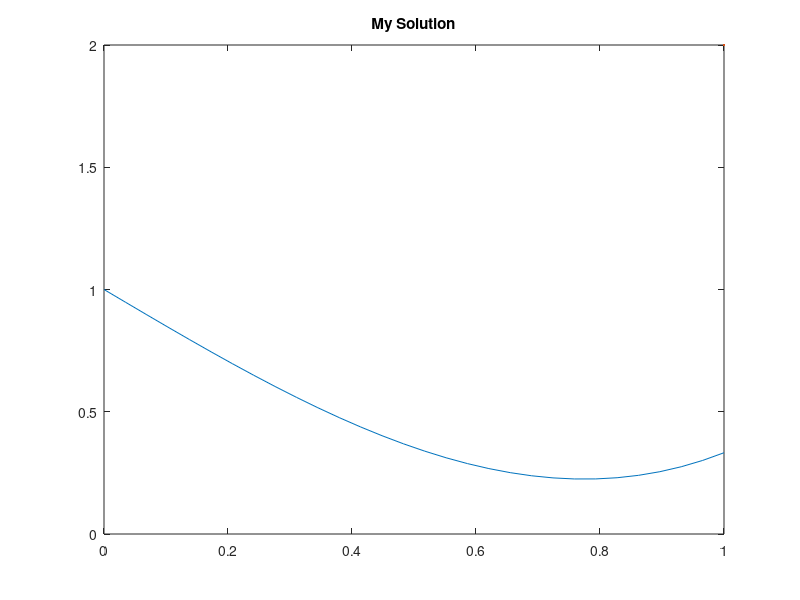

Reproduce this figure in MATLAB. (Note: this script raises an error after producing the figure.)
% solution of d^2u/dx^2 = k*x (constant) using FDM
% with boundary conditions u(a) = u0 and u(b) = p0 using FDM

%%
clear;
close all;
clc;

a = 0;
b = 1;
u0 = 1;
p0 = 1;
k = 5;
n = 30;

x_domain = b - a;
h = x_domain/(n-1) ;
 


u(1) = u0;
u(n) = 0;

u_new(1) = u0;
u_new(n) = 0;

error_now = 1 ;
error_req = 1e-7 ;

iterations = 0 ;

%%
while error_now > error_req
    for i=2:n
        x = a + (i-1)*h ;
        if(i ~= n)
           u_new(i) = 0.5*(u(i+1) + u(i-1)) - 0.5*k*x*h*h ;
        else
            u_new(i) = u(i-1) + p0*h - 0.5*x*k*h*h ;
        end
    end

    error_now = 0;
    for i=2:n
        error_now = error_now + abs(u(i) - u_new(i)) ;
    end
    iterations = iterations + 1;
        if(rem(iterations, 1000) == 0)
        iterations
        error_now
    end
    u = u_new ;
end

%%
x = a:h:b ;
figure ;
plot(x, u, linewidth=2 );
% xlim([0, 1]);
% ylim([-0.6, 1]) ;
title('My Solution')

%% plotting the exact solution

syms us(xs)
dus(xs) = diff(us, xs) ;

ode = diff(us, xs, 2) == k*xs ;

cond1 = us(a) == u0;
cond2 = dus(b) == p0;

usol(xs) = dsolve(ode, [cond1, cond2]) ;
figure ;
fplot(xs, usol, linewidth=2) ;
xlim([0, 1]) ;
ylim([0.2, 1]);
title('Matlab Solution')

